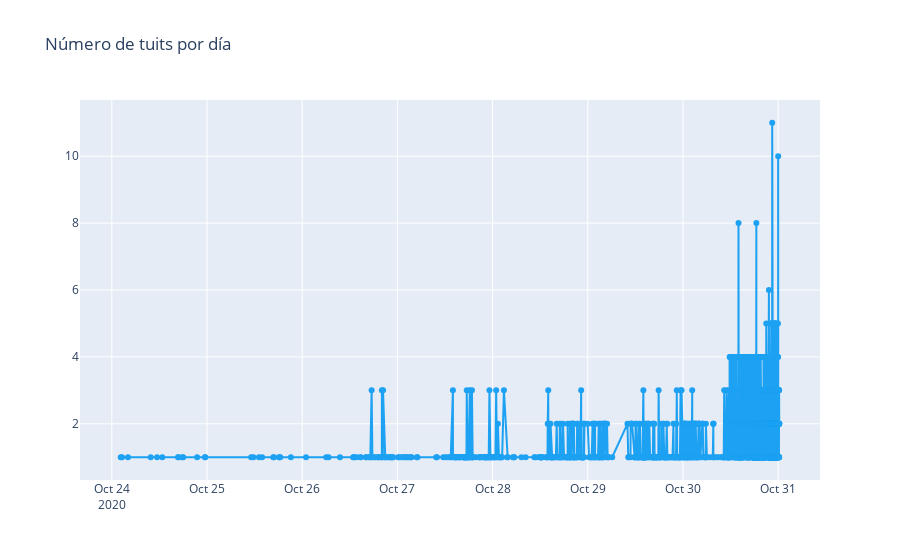

The code cell stored with this chart in its notebook:
### Code cell
trace = go.Scatter(x=temp.fecha.values,
                   y=temp.cnt.values,
                   text=[f"Fecha: {f}<br>Tuits: {c}" for f,c in zip(temp.fecha.values,temp.cnt.values)],
                   hoverinfo='text',
                   mode='lines+markers',
                   name='Días',
                   line={'color':'#1DA1F2'})

layout = go.Layout(title='Número de tuits por día')

fig = go.Figure(data=[trace], layout=layout)
iplot(fig)

### Figure 1 — Plotly figure (JSON) as saved in the notebook; plotly's stock layout.template omitted (floating-point values rounded to 4 significant figures; data arrays with more than 128 entries replaced by an {"elided": "..."} marker saying what was removed)
{"data": [{"hoverinfo": "text", "line": {"color": "#1DA1F2"}, "mode": "lines+markers", "name": "Días", "text": {"elided": "1357 str values"}, "type": "scatter", "x": {"elided": "1357 str values"}, "y": {"elided": "1357 int values"}}], "layout": {"title": {"text": "Número de tuits por día"}}}
